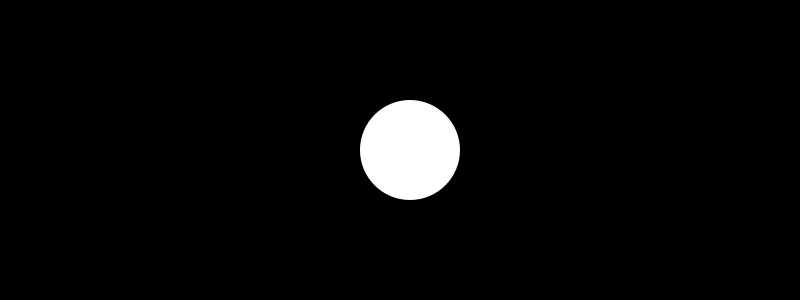
Frame 1 (no input)
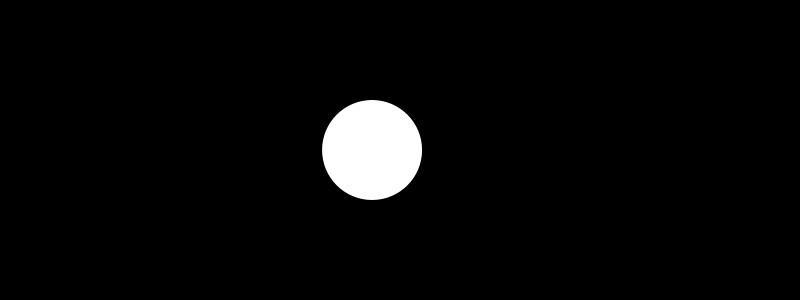
Frame 60 (the mouse pressed at the canvas centre just before this capture)
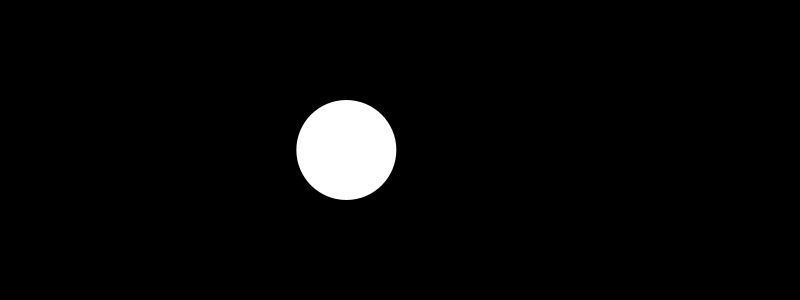
Frame 120 (the mouse held since frame 60 and released just before this capture)

The Processing sketch that drew these frames (run headless with seeded random() and noise(); from frame 60 on, the mouse is pressed at the canvas centre):

// Processing sketch: oscilacion_2
// ── oscilacion_2.pde
float vel;
float posX;
float posY;
float sizeX, sizeY;

float radius;

void setup() {
  size(800, 300);

  posX = width/2;
  posY = height/2;
  sizeX = 100;
  sizeY = 100;
  radius = 100;

  noStroke();
}

void draw() {
  background(0);

  posX = width/2 + sin(frameCount*0.1)*radius;

  fill(255);
  ellipse(posX, posY, sizeX, sizeY);
}
